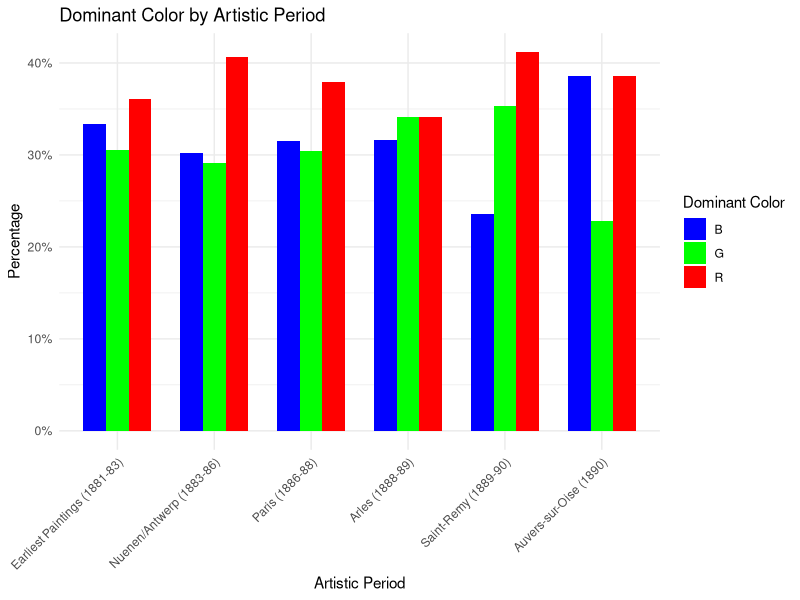
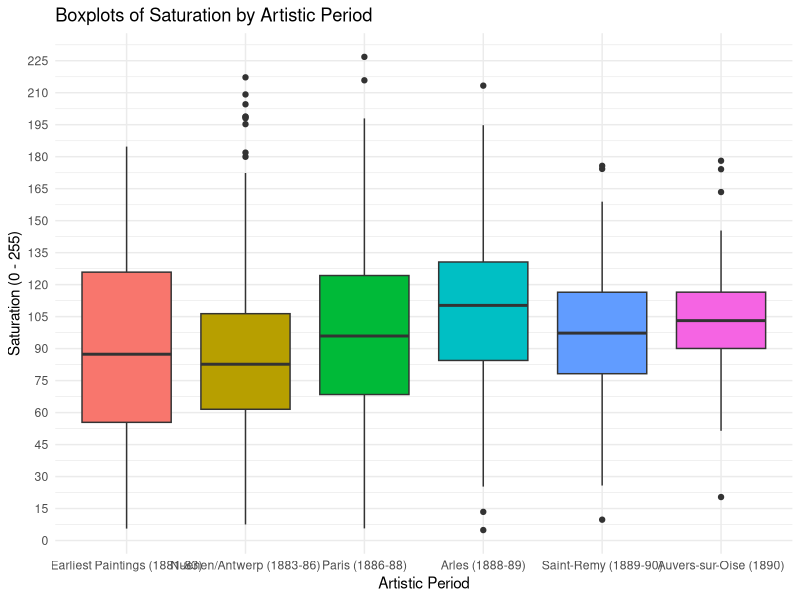
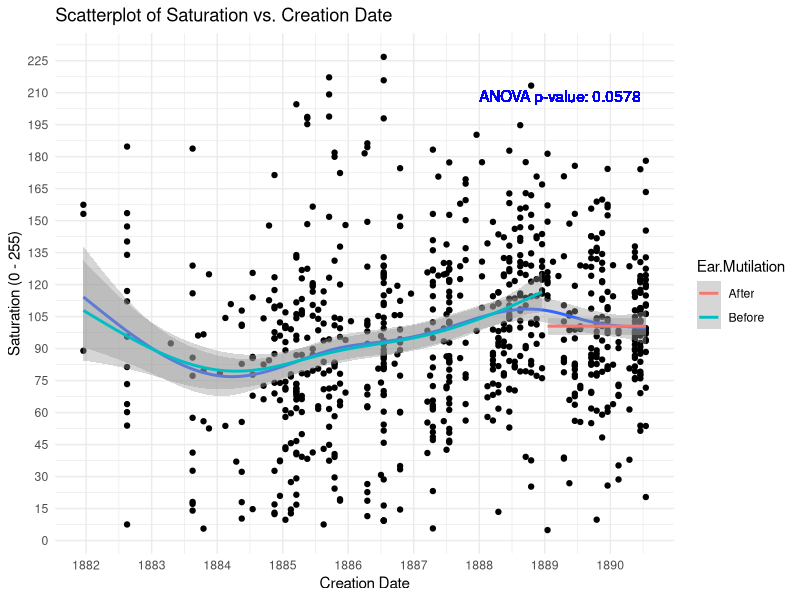
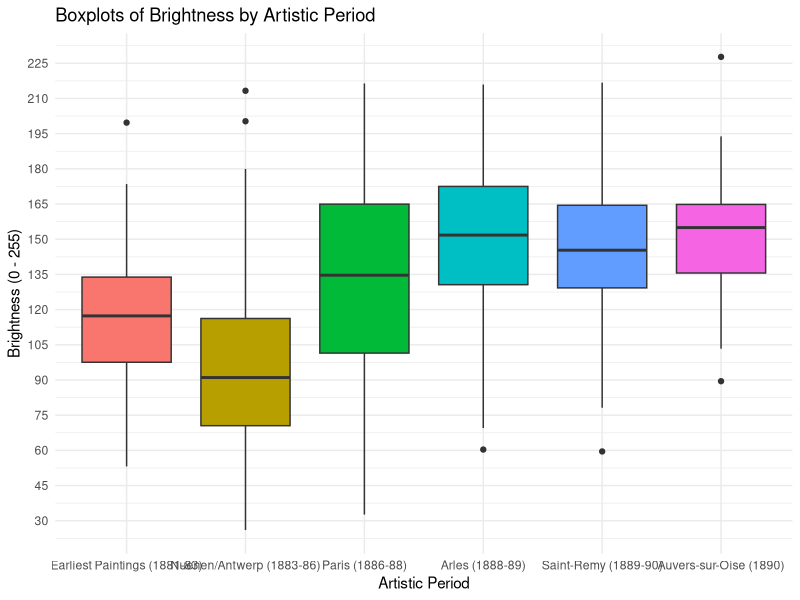
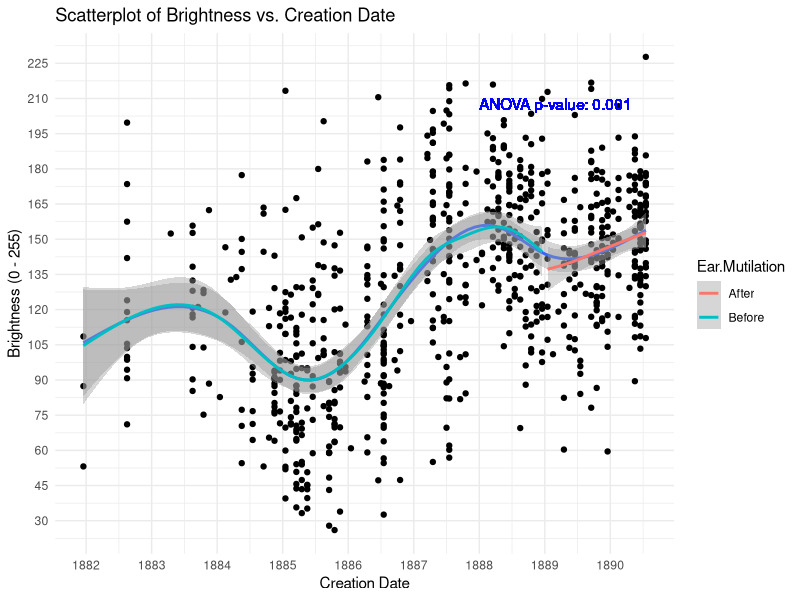
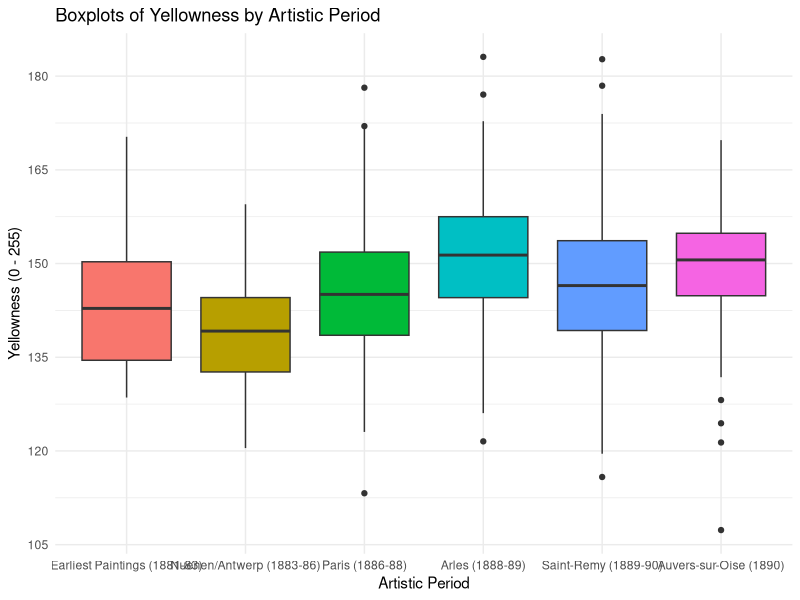
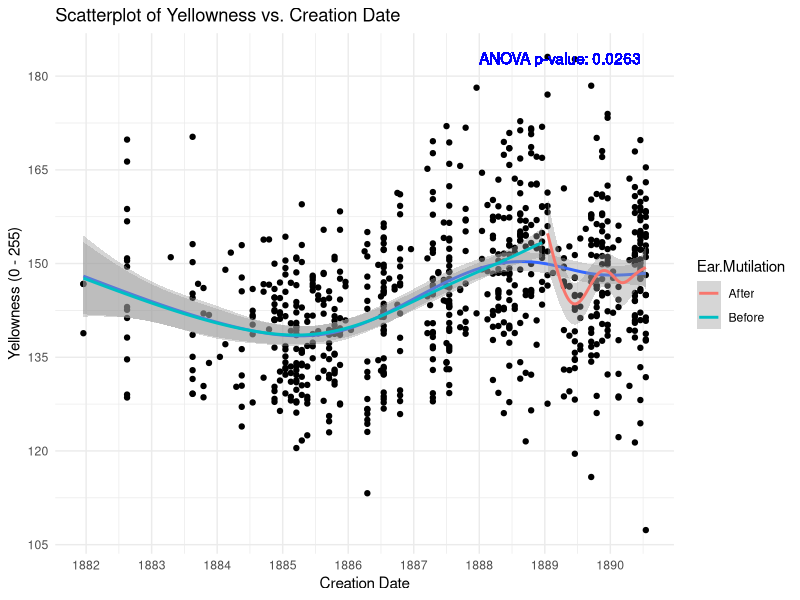
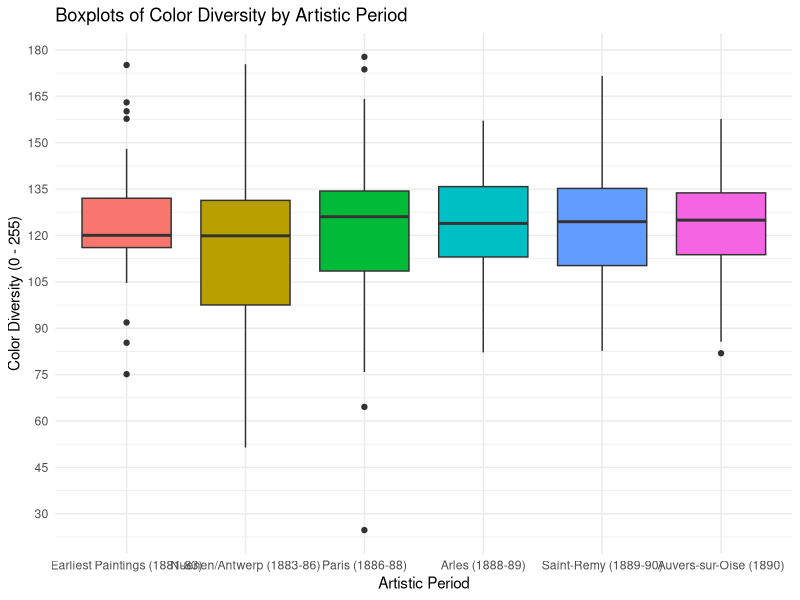

These charts were generated, in order, by the following R code:
## ---- chunk 1
knitr::opts_chunk$set(echo = TRUE)

# Load libraries
library(ggplot2)
library(dplyr)
library(mgcv)
library(tidyr)

# Load CSV file output from Python program.
data <- read.csv("van_gogh_output_new.csv")

# Add Artistic Period variable
data <- data %>%
  mutate(Artistic.Period = case_when(
    Artistic.Location %in% c("The Hague", "Scheveningen", "Nieuw-Amsterdam", "Drente") ~ "Earliest Paintings (1881-83)",
    Artistic.Location %in% c("Nuenen", "Antwerp", "Amsterdam") ~ "Nuenen/Antwerp (1883-86)",
    Artistic.Location == "Paris" ~ "Paris (1886-88)",
    Artistic.Location == "Arles" ~ "Arles (1888-89)",
    Artistic.Location == "Saint-Remy" ~ "Saint-Remy (1889-90)",
    Artistic.Location == "Auvers-sur-Oise" ~ "Auvers-sur-Oise (1890)"
  ))

data$Artistic.Period <- factor(data$Artistic.Period, levels = c(
  "Earliest Paintings (1881-83)",
  "Nuenen/Antwerp (1883-86)",
  "Paris (1886-88)",
  "Arles (1888-89)",
  "Saint-Remy (1889-90)",
  "Auvers-sur-Oise (1890)"
))

# Define a function to convert time-related information from Origin to fractions
convert_to_fraction <- function(origin) {
  if (grepl("December", origin)) {
    return(23/24)
  } else if (grepl("November", origin)) {
    return(21/24)
  } else if (grepl("October", origin)) {
    return(19/24)
  } else if (grepl("September", origin)) {
    return(17/24)
  } else if (grepl("August", origin)) {
    return(15/24)
  } else if (grepl("July", origin)) {
    return(13/24)
  } else if (grepl("June", origin)) {
    return(11/24)
  } else if (grepl("May", origin)) {
    return(9/24)
  } else if (grepl("April", origin)) {
    return(7/24)
  } else if (grepl("March", origin)) {
    return(5/24)
  } else if (grepl("February", origin)) {
    return(3/24)
  } else if (grepl("January", origin)) {
    return(1/24)
  } else if (grepl("Autumn", origin)) {
    return (19/24)
  } else if (grepl("Summer", origin)){
    return (13/24)
  } else if (grepl("Spring", origin)){
    return (7/24)
  } else if (grepl("Winter", origin)) {
    return (1/24)
  } else if (grepl("second half", origin)) {
    return (3/4)
  } else if (grepl("first half", origin)) {
    return (1/4)
  } else{
    return(1/2)
  }
}

# Apply convert_to_fraction to modify Creation Date
data$Creation.Date <- data$Creation.Date + sapply(data$Origin, convert_to_fraction)

# Separate data by time of ear mutilation (December 23, 1888, which approximately matches to Creation Date of 1889)
data <- mutate(data, Ear.Mutilation = ifelse(Creation.Date > 1889, "After", "Before"))
data$Ear.Mutilation <- factor(data$Ear.Mutilation)

## ---- chunk 2

# Calculate the percentage for each Dominant Color category within an Artistic Period
percentage_data <- data %>%
  group_by(Artistic.Period, Dominant.Color) %>%
  summarise(Frequency = n()) %>%
  group_by(Artistic.Period) %>%
  mutate(Percentage = Frequency / sum(Frequency) * 100)

# Plot the side-by-side bar chart with percentages
ggplot(percentage_data, aes(x = Artistic.Period, y = Percentage, fill = Dominant.Color)) +
  geom_bar(stat = "identity", position = "dodge", width = 0.7) +
  labs(title = "Dominant Color by Artistic Period",
       x = "Artistic Period",
       y = "Percentage",
       fill = "Dominant Color") +
  scale_fill_manual(values = c("R" = "red", "G" = "green", "B" = "blue")) +
  scale_y_continuous(labels = scales::percent_format(scale = 1)) +  # Show percentages on the y-axis
  theme_minimal() +
  theme(axis.text.x = element_text(angle = 45, hjust = 1))

# Make a table displaying all percentage values from the bar chart
percentage_table <- percentage_data %>%
  select(Artistic.Period, Dominant.Color, Percentage) %>%
  spread(Dominant.Color, Percentage)

print(percentage_table)

## ---- chunk 3

# Plot the side-by-side boxplot
ggplot(data, aes(x = Artistic.Period, y = Saturation, fill = Artistic.Period)) +
  geom_boxplot() +
  labs(title = "Boxplots of Saturation by Artistic Period",
       x = "Artistic Period",
       y = "Saturation (0 - 255)") +
  scale_y_continuous(breaks = seq(0, 255, by = 15)) +
  guides(fill = "none") +
  theme_minimal()

# Make a table providing a numeric summary of the side-by-side box plot
saturation_summary_table <- data %>%
  group_by(Artistic.Period) %>%
  summarise(
    Min = min(Saturation, na.rm = TRUE),
    Q1 = quantile(Saturation, 0.25, na.rm = TRUE),
    Median = median(Saturation, na.rm = TRUE),
    Q3 = quantile(Saturation, 0.75, na.rm = TRUE),
    Max = max(Saturation, na.rm = TRUE),
    IQR = Q3 - Q1
  )

print(saturation_summary_table)

# Plot the scatter plot with smooth curves and ANOVA
ggplot(data, aes(x = Creation.Date, y = Saturation)) +
  geom_point(method = 'gam') +
  geom_smooth(method ='gam') +
  geom_smooth(aes(color = Ear.Mutilation), method = 'gam') +
  labs(title = "Scatterplot of Saturation vs. Creation Date", x = "Creation Date", 
       y = "Saturation (0 - 255)") +
  scale_x_continuous(breaks = seq(1881, 1890, by = 1), labels = as.character(seq(1881, 1890, by = 1))) +
  scale_y_continuous(breaks = seq(0, 255, by = 15)) +
  theme_minimal() +
  
  # Perform ANOVA and display p-value 
  geom_text(aes(x = 1888, y = 200, label = paste("ANOVA p-value:", round(anova(lm(Saturation ~ Ear.Mutilation, 
                                                                                data = filter(data, Creation.Date > (1889 - 1) & 
                                                                                              Creation.Date < 1889 + 1)
                                                                                ))$`Pr(>F)`[1], 4))), hjust = 0, vjust = -1, color = "blue")

## ---- chunk 4

# Plot the side-by-side box plot
ggplot(data, aes(x = Artistic.Period, y = Brightness, fill = Artistic.Period)) +
  geom_boxplot() +
  labs(title = "Boxplots of Brightness by Artistic Period",
       x = "Artistic Period",
       y = "Brightness (0 - 255)") +
  scale_y_continuous(breaks = seq(0, 255, by = 15)) +
  guides(fill = "none") +
  theme_minimal()

# Make a table providing a numeric summary of the side-by-side box plot
brightness_summary_table <- data %>%
  group_by(Artistic.Period) %>%
  summarise(
    Min = min(Brightness, na.rm = TRUE),
    Q1 = quantile(Brightness, 0.25, na.rm = TRUE),
    Median = median(Brightness, na.rm = TRUE),
    Q3 = quantile(Brightness, 0.75, na.rm = TRUE),
    Max = max(Brightness, na.rm = TRUE),
    IQR = Q3 - Q1
  )

print(brightness_summary_table)

# Plot the scatter plot with smooth curves and ANOVA
ggplot(data, aes(x = Creation.Date, y = Brightness)) +
  geom_point() +
  geom_smooth(method ='gam')+
  geom_smooth(aes(color = Ear.Mutilation), method ='gam') +
  labs(title = "Scatterplot of Brightness vs. Creation Date", x = "Creation Date", 
       y = "Brightness (0 - 255)") +
  scale_x_continuous(breaks = seq(1881, 1890, by = 1), labels = as.character(seq(1881, 1890, by = 1))) +
  scale_y_continuous(breaks = seq(0, 255, by = 15)) +
  theme_minimal() +
  
  # Perform ANOVA and display p-value 
  geom_text(aes(x = 1888, y = 200, label = paste("ANOVA p-value:", round(anova(lm(Brightness ~ Ear.Mutilation, 
                                                                                data = filter(data, Creation.Date > (1889 - 1) & 
                                                                                              Creation.Date < 1889 + 1)
                                                                                ))$`Pr(>F)`[1], 4))), hjust = 0, vjust = -1, color = "blue")

## ---- chunk 5

# Plot the side-by-side box plot
ggplot(data, aes(x = Artistic.Period, y = Yellowness, fill = Artistic.Period)) +
  geom_boxplot() +
  labs(title = "Boxplots of Yellowness by Artistic Period",
       x = "Artistic Period",
       y = "Yellowness (0 - 255)") +
  scale_y_continuous(breaks = seq(0, 255, by = 15)) +
  guides(fill = "none") +
  theme_minimal()

# Make a table providing a numeric summary of the side-by-side box plot
yellowness_summary_table <- data %>%
  group_by(Artistic.Period) %>%
  summarise(
    Min = min(Yellowness, na.rm = TRUE),
    Q1 = quantile(Yellowness, 0.25, na.rm = TRUE),
    Median = median(Yellowness, na.rm = TRUE),
    Q3 = quantile(Yellowness, 0.75, na.rm = TRUE),
    Max = max(Yellowness, na.rm = TRUE),
    IQR = Q3 - Q1
  )

print(yellowness_summary_table)

# Plot with scatter plot with smooth curves and ANOVA
ggplot(data, aes(x = Creation.Date, y = Yellowness)) +
  geom_point() +
  geom_smooth(method='gam')+
  geom_smooth(aes(color=Ear.Mutilation), method='gam') +
  labs(title = "Scatterplot of Yellowness vs. Creation Date", x = "Creation Date", 
       y = "Yellowness (0 - 255)") +
  scale_x_continuous(breaks = seq(1881, 1890, by = 1), labels = as.character(seq(1881, 1890, by = 1))) +
  scale_y_continuous(breaks = seq(0, 255, by = 15)) +
  theme_minimal() +
  # Perform ANOVA and display p-value 
  geom_text(aes(x = 1888, y = 180, label = paste("ANOVA p-value:", round(anova(lm(Yellowness ~ Ear.Mutilation, 
                                                                                data = filter(data, Creation.Date > (1889 - 1) & 
                                                                                              Creation.Date < 1889 + 1)
                                                                                ))$`Pr(>F)`[1], 4))), hjust = 0, vjust = -1, color = "blue")

## ---- chunk 6

# Plot the side-by-side box plot
ggplot(data, aes(x = Artistic.Period, y = Color.Diversity, fill = Artistic.Period)) +
  geom_boxplot() +
  labs(title = "Boxplots of Color Diversity by Artistic Period",
       x = "Artistic Period",
       y = "Color Diversity (0 - 255)") +
  scale_y_continuous(breaks = seq(0, 255, by = 15)) +
  guides(fill = "none") +
  theme_minimal()

# Make a table providing a numeric summary of the side-by-side box plot
color_diversity_summary_table <- data %>%
  group_by(Artistic.Period) %>%
  summarise(
    Min = min(Color.Diversity, na.rm = TRUE),
    Q1 = quantile(Color.Diversity, 0.25, na.rm = TRUE),
    Median = median(Color.Diversity, na.rm = TRUE),
    Q3 = quantile(Color.Diversity, 0.75, na.rm = TRUE),
    Max = max(Color.Diversity, na.rm = TRUE),
    IQR = Q3 - Q1
  )

print(color_diversity_summary_table)

# Plot the scatter plot with smooth curves and ANOVA
ggplot(data, aes(x = Creation.Date, y = Color.Diversity)) +
  geom_point() +
  geom_smooth() +
  geom_smooth(aes(color=Ear.Mutilation)) +
  labs(title = "Scatterplot of Color Diversity vs. Creation Date", x = "Creation Date", 
       y = "Color Diversity (0 - 255)") +
  scale_x_continuous(breaks = seq(1881, 1890, by = 1), labels = as.character(seq(1881, 1890, by = 1))) +
  scale_y_continuous(breaks = seq(0, 255, by = 15)) +
  theme_minimal() + 
  
  # Perform ANOVA and display p-value 
  geom_text(aes(x = 1888, y = 170, label = paste("ANOVA p-value:", round(anova(lm(Color.Diversity ~ Ear.Mutilation, 
                                                                                data = filter(data, Creation.Date > (1889 - 1) & 
                                                                                              Creation.Date < 1889 + 1)
                                                                                ))$`Pr(>F)`[1], 4))), hjust = 0, vjust = -1, color = "blue")

